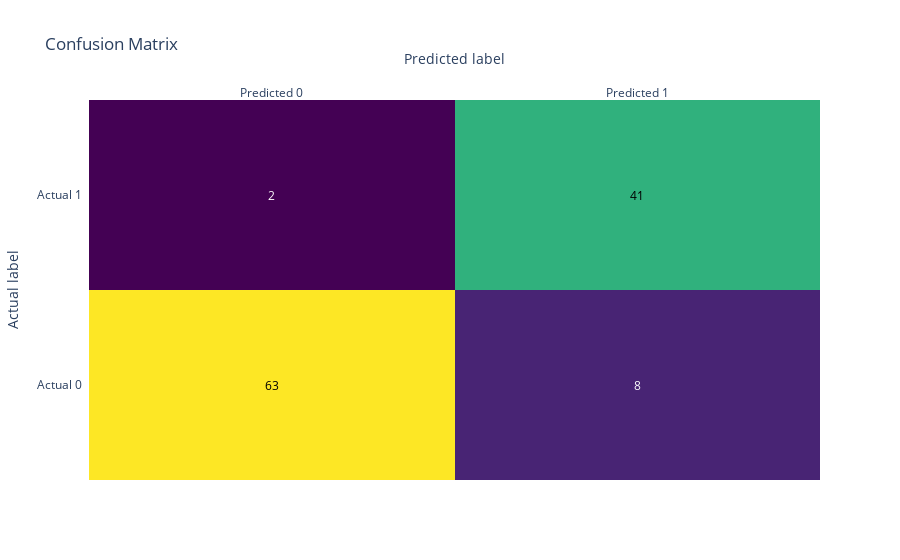
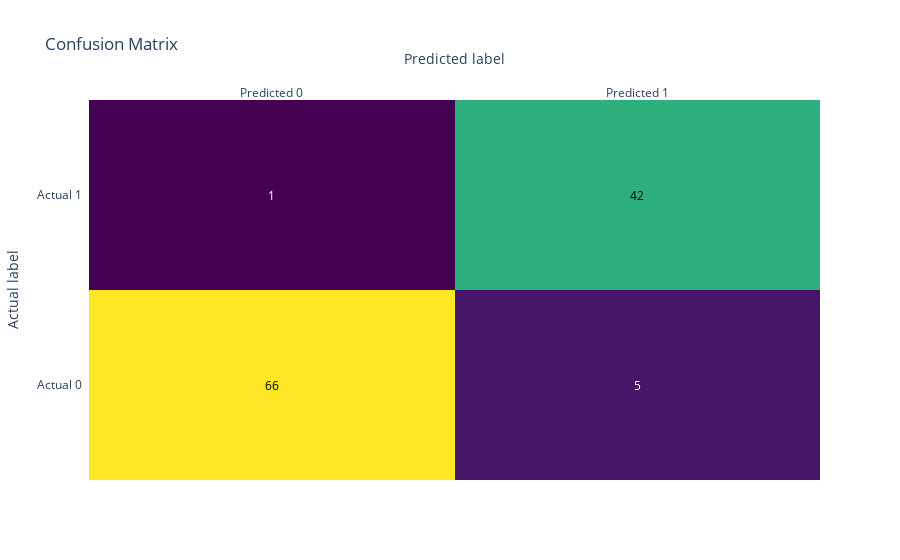
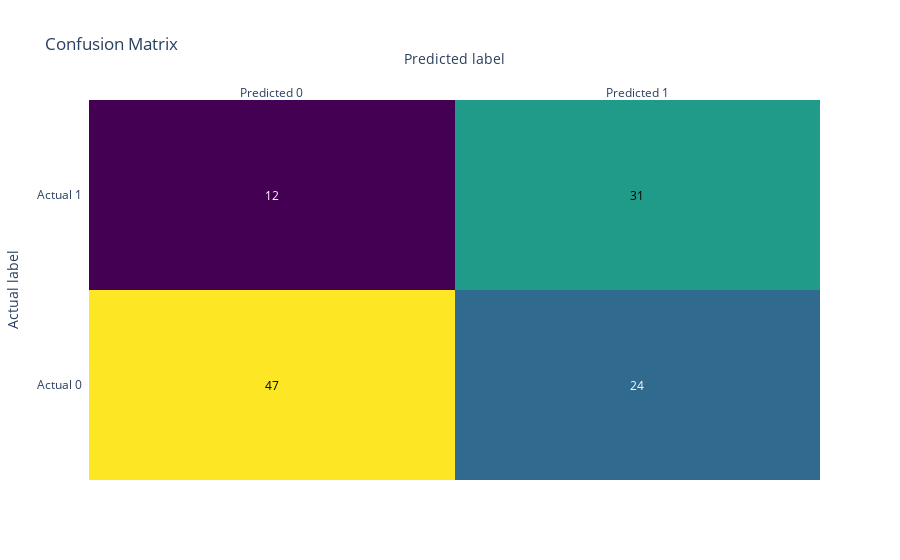
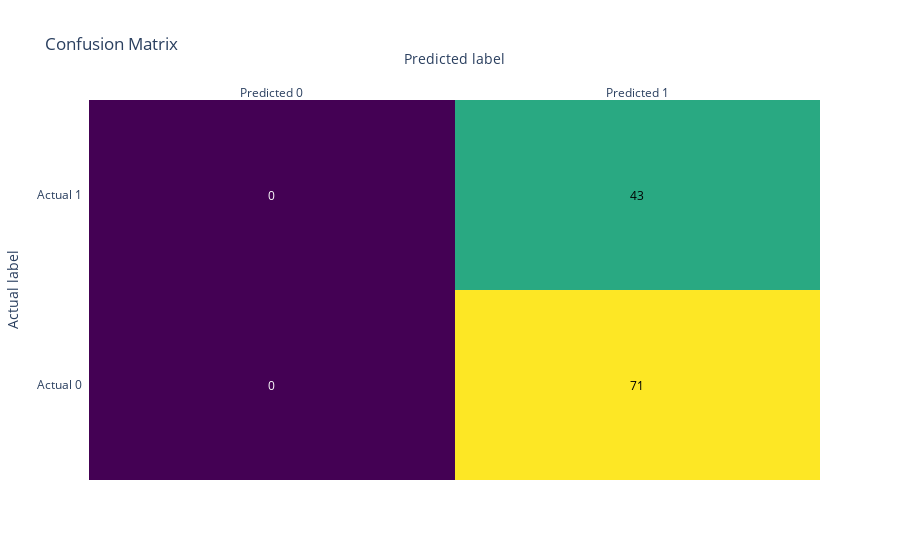

Here is the notebook cell these charts were saved with, in order:
### Markdown cell above
## SCAD

### Code cell
#SCAD
import pandas as pd
import numpy as np
import matplotlib.pyplot as plt
import seaborn as sns
from sklearn.model_selection import train_test_split
from sklearn.preprocessing import StandardScaler
from sklearn.metrics import accuracy_score, classification_report, confusion_matrix
from scipy.optimize import minimize
import plotly.figure_factory as ff
import warnings
warnings.filterwarnings("ignore")

# Load the dataset
df = pd.read_csv("data.csv")

# Convert diagnosis column to binary (1 for M, 0 for B)
df["diagnosis"] = df["diagnosis"].map({"M": 1, "B": 0})

# Drop unnecessary column
df.drop("Unnamed: 32", axis=1, inplace=True)

# Standardize the features
scaler = StandardScaler()
x = df.drop("diagnosis", axis=1)
x_scaled = scaler.fit_transform(x)
y = df["diagnosis"]

# Split the data into train and test sets
x_train, x_test, y_train, y_test = train_test_split(x_scaled, y, test_size=0.2, random_state=42)

# Define the logistic loss function with SCAD penalty
def logistic_loss(w, X, y, alpha=1, gamma=2):  # SCAD parameters alpha and gamma
    n = len(y)
    yz = y * np.dot(X, w)
    loss = np.sum(np.log1p(np.exp(-yz)))
    reg = alpha * np.sum(np.where(np.abs(w) <= alpha, 0, np.where(np.abs(w) <= gamma * alpha, (gamma * alpha - np.abs(w)) / (gamma - 1), alpha / (gamma - 1))))
    return loss + reg

# Coordinate Descent
def coordinate_descent_scad(X, y, alpha=0.01, gamma=3.7, max_iter=1000, tol=1e-5):
    n, d = X.shape
    w = np.zeros(d)
    for _ in range(max_iter):
        w_prev = w.copy()
        for j in range(d):
            X_j = X[:, j]
            yz = y * np.dot(X, w)
            grad_j = -np.dot(X_j, y / (1 + np.exp(yz)))
            if w[j] == 0:
                w[j] = -grad_j * alpha / (1 + alpha)
            else:
                w[j] = np.sign(w[j]) * max(0, abs(grad_j) - alpha) / (1 + gamma)
        if np.linalg.norm(w - w_prev) < tol:
            break
    return w

# Stochastic Gradient Descent
def stochastic_gradient_descent_scad(X, y, alpha=0.01, gamma=3.7, max_iter=1000, tol=1e-5, learning_rate=0.01):
    n, d = X.shape
    w = np.zeros(d)
    for _ in range(max_iter):
        idx = np.random.permutation(n)
        for i in idx:
            X_i = X[i]
            y_i = y[i]
            yz = y_i * np.dot(X_i, w)
            grad = -X_i * y_i / (1 + np.exp(yz))
            w -= learning_rate * grad
            w = np.sign(w) * np.maximum(0, np.abs(w) - alpha / (1 + gamma))
        if np.linalg.norm(grad) < tol:
            break
    return w

# Proximal Gradient Descent
def proximal_gradient_descent_scad(X, y, alpha=0.01, gamma=3.7, max_iter=1000, tol=1e-5, learning_rate=0.01):
    n, d = X.shape
    w = np.zeros(d)
    for _ in range(max_iter):
        w_prev = w.copy()
        yz = y * np.dot(X, w)
        grad = -np.dot(X.T, y / (1 + np.exp(yz))) / n
        w -= learning_rate * grad
        w = np.sign(w) * np.maximum(0, np.abs(w) - alpha / (1 + gamma))
        if np.linalg.norm(w - w_prev) < tol:
            break
    return w

# Train models
w_cd = coordinate_descent_scad(x_train, y_train)
w_sgd = stochastic_gradient_descent_scad(x_train, np.array(y_train))
w_pgd = proximal_gradient_descent_scad(x_train, y_train)

# Initialize coefficients
initial_w = np.zeros(x_train.shape[1])

# Define the optimization function
result = minimize(logistic_loss, initial_w, args=(x_train, y_train), method='L-BFGS-B')

# Get the optimized coefficients
optimal_w = result.x

# Predict using the optimized coefficients
def predict(X, w):
    logits = np.dot(X, w)
    return np.where(logits >= 0, 1, 0)

def evaluate(y_true, y_pred):
    accuracy = accuracy_score(y_true, y_pred)
    print("Accuracy:", accuracy)
    print("Classification Report:")
    print(classification_report(y_true, y_pred))
    print("Confusion Matrix:")
    print(confusion_matrix(y_true, y_pred))
    # Create confusion matrix plot
    fig = ff.create_annotated_heatmap(
        z=confusion_matrix(y_true, y_pred),
        x=['Predicted 0', 'Predicted 1'],
        y=['Actual 0', 'Actual 1'],
        colorscale='Viridis'
    )

    fig.update_layout(
        title='Confusion Matrix',
        xaxis_title='Predicted label',
        yaxis_title='Actual label'
    )

    fig.show()

y_pred = predict(x_test, optimal_w)

y_pred_cd = predict(x_test, w_cd)
y_pred_sgd = predict(x_test, w_sgd)
y_pred_pgd = predict(x_test, w_pgd)

# Calculate accuracy
accuracy = accuracy_score(y_test, y_pred)
print(f"Accuracy: {accuracy:.4f}")

# Calculate other evaluation metrics
print("Classification Report:")
print(classification_report(y_test, y_pred))

# Calculate confusion matrix
conf_matrix = confusion_matrix(y_test, y_pred)
print("Confusion Matrix:")
print(conf_matrix)

fig = ff.create_annotated_heatmap(
        z=conf_matrix,
        x=['Predicted 0', 'Predicted 1'],
        y=['Actual 0', 'Actual 1'],
        colorscale='Viridis'
    )

fig.update_layout(
    title='Confusion Matrix',
    xaxis_title='Predicted label',
    yaxis_title='Actual label'
)

fig.show()

print("Coordinate Descent:")
evaluate(y_test, y_pred_cd)

print("Stochastic Gradient Descent:")
evaluate(y_test, y_pred_sgd)

print("Proximal Gradient Descent:")
evaluate(y_test, y_pred_pgd)

### Figure 1 — Plotly figure (JSON) as saved in the notebook; plotly's stock layout.template omitted (floating-point values rounded to 4 significant figures)
{"data": [{"colorscale": [[0, "#440154"], [0.1111, "#482878"], [0.2222, "#3e4989"], [0.3333, "#31688e"], [0.4444, "#26828e"], [0.5556, "#1f9e89"], [0.6667, "#35b779"], [0.7778, "#6ece58"], [0.8889, "#b5de2b"], [1, "#fde725"]], "reversescale": false, "showscale": false, "type": "heatmap", "x": ["Predicted 0", "Predicted 1"], "y": ["Actual 0", "Actual 1"], "z": [[63, 8], [2, 41]]}], "layout": {"annotations": [{"font": {"color": "#000000"}, "showarrow": false, "text": "63", "x": "Predicted 0", "xref": "x", "y": "Actual 0", "yref": "y"}, {"font": {"color": "#FFFFFF"}, "showarrow": false, "text": "8", "x": "Predicted 1", "xref": "x", "y": "Actual 0", "yref": "y"}, {"font": {"color": "#FFFFFF"}, "showarrow": false, "text": "2", "x": "Predicted 0", "xref": "x", "y": "Actual 1", "yref": "y"}, {"font": {"color": "#000000"}, "showarrow": false, "text": "41", "x": "Predicted 1", "xref": "x", "y": "Actual 1", "yref": "y"}], "title": {"text": "Confusion Matrix"}, "xaxis": {"dtick": 1, "gridcolor": "rgb(0, 0, 0)", "side": "top", "ticks": "", "title": {"text": "Predicted label"}}, "yaxis": {"dtick": 1, "ticks": "", "ticksuffix": "  ", "title": {"text": "Actual label"}}}}

### Figure 2 — Plotly figure (JSON) as saved in the notebook; plotly's stock layout.template omitted (floating-point values rounded to 4 significant figures)
{"data": [{"colorscale": [[0, "#440154"], [0.1111, "#482878"], [0.2222, "#3e4989"], [0.3333, "#31688e"], [0.4444, "#26828e"], [0.5556, "#1f9e89"], [0.6667, "#35b779"], [0.7778, "#6ece58"], [0.8889, "#b5de2b"], [1, "#fde725"]], "reversescale": false, "showscale": false, "type": "heatmap", "x": ["Predicted 0", "Predicted 1"], "y": ["Actual 0", "Actual 1"], "z": [[66, 5], [1, 42]]}], "layout": {"annotations": [{"font": {"color": "#000000"}, "showarrow": false, "text": "66", "x": "Predicted 0", "xref": "x", "y": "Actual 0", "yref": "y"}, {"font": {"color": "#FFFFFF"}, "showarrow": false, "text": "5", "x": "Predicted 1", "xref": "x", "y": "Actual 0", "yref": "y"}, {"font": {"color": "#FFFFFF"}, "showarrow": false, "text": "1", "x": "Predicted 0", "xref": "x", "y": "Actual 1", "yref": "y"}, {"font": {"color": "#000000"}, "showarrow": false, "text": "42", "x": "Predicted 1", "xref": "x", "y": "Actual 1", "yref": "y"}], "title": {"text": "Confusion Matrix"}, "xaxis": {"dtick": 1, "gridcolor": "rgb(0, 0, 0)", "side": "top", "ticks": "", "title": {"text": "Predicted label"}}, "yaxis": {"dtick": 1, "ticks": "", "ticksuffix": "  ", "title": {"text": "Actual label"}}}}

### Figure 3 — Plotly figure (JSON) as saved in the notebook; plotly's stock layout.template omitted (floating-point values rounded to 4 significant figures)
{"data": [{"colorscale": [[0, "#440154"], [0.1111, "#482878"], [0.2222, "#3e4989"], [0.3333, "#31688e"], [0.4444, "#26828e"], [0.5556, "#1f9e89"], [0.6667, "#35b779"], [0.7778, "#6ece58"], [0.8889, "#b5de2b"], [1, "#fde725"]], "reversescale": false, "showscale": false, "type": "heatmap", "x": ["Predicted 0", "Predicted 1"], "y": ["Actual 0", "Actual 1"], "z": [[47, 24], [12, 31]]}], "layout": {"annotations": [{"font": {"color": "#000000"}, "showarrow": false, "text": "47", "x": "Predicted 0", "xref": "x", "y": "Actual 0", "yref": "y"}, {"font": {"color": "#FFFFFF"}, "showarrow": false, "text": "24", "x": "Predicted 1", "xref": "x", "y": "Actual 0", "yref": "y"}, {"font": {"color": "#FFFFFF"}, "showarrow": false, "text": "12", "x": "Predicted 0", "xref": "x", "y": "Actual 1", "yref": "y"}, {"font": {"color": "#000000"}, "showarrow": false, "text": "31", "x": "Predicted 1", "xref": "x", "y": "Actual 1", "yref": "y"}], "title": {"text": "Confusion Matrix"}, "xaxis": {"dtick": 1, "gridcolor": "rgb(0, 0, 0)", "side": "top", "ticks": "", "title": {"text": "Predicted label"}}, "yaxis": {"dtick": 1, "ticks": "", "ticksuffix": "  ", "title": {"text": "Actual label"}}}}

### Figure 4 — Plotly figure (JSON) as saved in the notebook; plotly's stock layout.template omitted (floating-point values rounded to 4 significant figures)
{"data": [{"colorscale": [[0, "#440154"], [0.1111, "#482878"], [0.2222, "#3e4989"], [0.3333, "#31688e"], [0.4444, "#26828e"], [0.5556, "#1f9e89"], [0.6667, "#35b779"], [0.7778, "#6ece58"], [0.8889, "#b5de2b"], [1, "#fde725"]], "reversescale": false, "showscale": false, "type": "heatmap", "x": ["Predicted 0", "Predicted 1"], "y": ["Actual 0", "Actual 1"], "z": [[0, 71], [0, 43]]}], "layout": {"annotations": [{"font": {"color": "#FFFFFF"}, "showarrow": false, "text": "0", "x": "Predicted 0", "xref": "x", "y": "Actual 0", "yref": "y"}, {"font": {"color": "#000000"}, "showarrow": false, "text": "71", "x": "Predicted 1", "xref": "x", "y": "Actual 0", "yref": "y"}, {"font": {"color": "#FFFFFF"}, "showarrow": false, "text": "0", "x": "Predicted 0", "xref": "x", "y": "Actual 1", "yref": "y"}, {"font": {"color": "#000000"}, "showarrow": false, "text": "43", "x": "Predicted 1", "xref": "x", "y": "Actual 1", "yref": "y"}], "title": {"text": "Confusion Matrix"}, "xaxis": {"dtick": 1, "gridcolor": "rgb(0, 0, 0)", "side": "top", "ticks": "", "title": {"text": "Predicted label"}}, "yaxis": {"dtick": 1, "ticks": "", "ticksuffix": "  ", "title": {"text": "Actual label"}}}}
